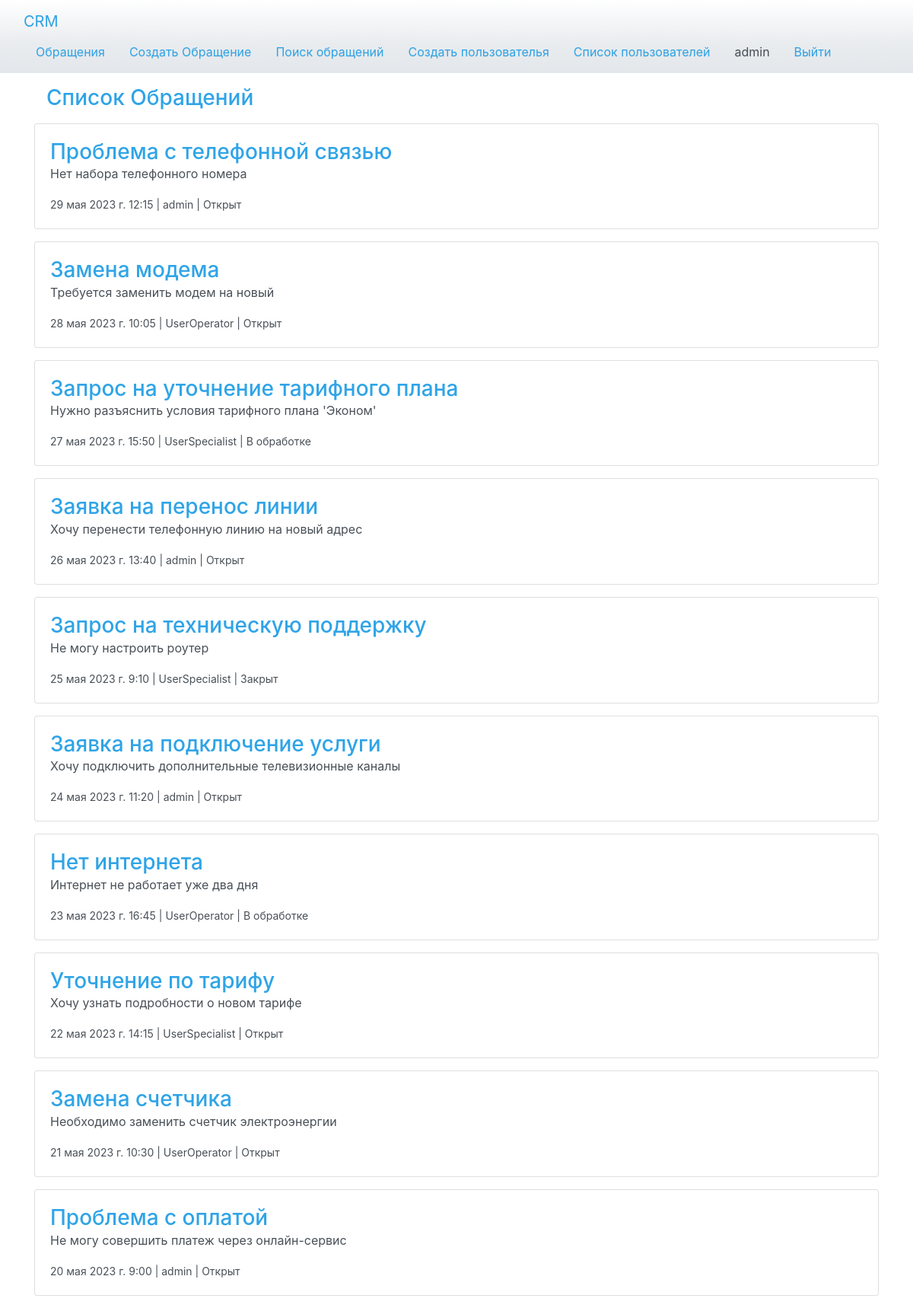
/crm/ (signed in), run on the app's committed database.
### crm/models.py (models this page shows, shortened)
class User(AbstractUser):
    first_name = None
    last_name = None
    ROLES = (
        ('operator', 'Operator'),
        ('back_office', 'Back Office Specialist'),
    )
    role = models.CharField(max_length=20, choices=ROLES)
    def __str__(self):
        return self.username

class Ticket(models.Model):
    STATUS_CHOICES = (
        ('Открыт', 'Открыт'),
        ('Закрыт', 'Закрыт'),
        ('В обработке', 'В обработке'),
    )
    account_number = models.CharField(max_length=100)
    full_name = models.CharField(max_length=255)
    phone_number = models.CharField(max_length=20)
    title = models.CharField(max_length=255)
    description = models.TextField()
    responsible_person = models.ForeignKey(User, on_delete=models.CASCADE)
    status = models.CharField(max_length=20, choices=STATUS_CHOICES, default='open')
    created_at = models.DateTimeField(auto_now_add=True)
    class Meta:
        verbose_name = 'Обращения'
        verbose_name_plural = 'Обращения'

### crm/views.py (the view)
# urls.py: path('', ticket_list, name='home'),
@login_required(login_url='login')
def ticket_list(request):
    tickets = Ticket.objects.all().order_by('-id')
    return render(request, 'crm/ticket_list.html', {'tickets': tickets})

### crm/templates/crm/ticket_list.html
{% extends 'crm/base.html' %}
{% block content %}
  <h3 class="m-3">Список Обращений</h3>
  {% for ticket in tickets %}
    <div class="card mb-3">
      <div class="card-body">
        <a href="{% url 'ticket_detail' ticket_id=ticket.id %}" class="card-title h3">{{ ticket.title }}</a>
        <p class="card-text">{{ ticket.description }}</p>
        <p class="card-text"><small>{{ ticket.created_at }} | {{ ticket.responsible_person }} | {{ ticket.status }}</small></p>
      </div>
    </div>
  {% empty %}
    <h5 class="m-3">Нет Обращений</h5>
  {% endfor %}
{% endblock %}

### crm/templates/crm/base.html (shortened to what this page needs)
<!doctype html>
<html lang="en">
<head>
    <link rel="stylesheet" href="https://cdn.jsdelivr.net/npm/bootswatch@4.5.2/dist/cerulean/bootstrap.min.css">
</head>
<body>
<nav class="navbar bg-light">
      <div class="container-fluid">
        <a class="navbar-brand" href="{% url 'ticket_list' %}">CRM</a>
        <div class="d-flex">
            {% if user.is_authenticated %}
                <a class="nav-link" href="{% url 'ticket_list' %}">Обращения</a>
                <a class="nav-link" href="{% url 'create_ticket' %}">Создать Обращение</a>
                <a class="nav-link" href="{% url 'search_tickets' %}">Поиск обращений</a>
                {% if user.is_superuser or user.is_staff %}
                    <a class="nav-link" href="{% url 'create_user' %}">Создать пользователья</a>
                    <a class="nav-link" href="{% url 'user_roles' %}">Список пользователей</a>
                {% endif %}
                <li class="nav-link">
                    {% if user.is_superuser or user.is_staff %}
                        {{ user.username }}
                        {% else %}
                        {{ user.username }} - {{ user.role }}
                    {% endif %}
                </li>
                <a class="nav-link" href="{% url 'logout' %}">Выйти</a>
            {% endif %}
        </div>
      </div>
    </nav>
<div class="container">
    {% block content %}
    {% endblock %}
</div>
</body>
</html>

### data on the page
User: username "admin"
Ticket: title "Проблема с телефонной связью", description "Нет набора телефонного номера", created_at "29 мая 2023 г. 12:15", responsible_person "admin", status "Открыт"
Ticket: title "Замена модема", description "Требуется заменить модем на новый", created_at "28 мая 2023 г. 10:05", responsible_person "UserOperator", status "Открыт"
Ticket: title "Запрос на уточнение тарифного плана", description "Нужно разъяснить условия тарифного плана 'Эконом'", created_at "27 мая 2023 г. 15:50", responsible_person "UserSpecialist", status "В обработке"
Ticket: title "Заявка на перенос линии", description "Хочу перенести телефонную линию на новый адрес", created_at "26 мая 2023 г. 13:40", responsible_person "admin", status "Открыт"
Ticket: title "Запрос на техническую поддержку", description "Не могу настроить роутер", created_at "25 мая 2023 г. 9:10", responsible_person "UserSpecialist", status "Закрыт"
Ticket: title "Заявка на подключение услуги", description "Хочу подключить дополнительные телевизионные каналы", created_at "24 мая 2023 г. 11:20", responsible_person "admin", status "Открыт"
Ticket: title "Нет интернета", description "Интернет не работает уже два дня", created_at "23 мая 2023 г. 16:45", responsible_person "UserOperator", status "В обработке"
Ticket: title "Уточнение по тарифу", description "Хочу узнать подробности о новом тарифе", created_at "22 мая 2023 г. 14:15", responsible_person "UserSpecialist", status "Открыт"
Ticket: title "Замена счетчика", description "Необходимо заменить счетчик электроэнергии", created_at "21 мая 2023 г. 10:30", responsible_person "UserOperator", status "Открыт"
Ticket: title "Проблема с оплатой", description "Не могу совершить платеж через онлайн-сервис", created_at "20 мая 2023 г. 9:00", responsible_person "admin", status "Открыт"
